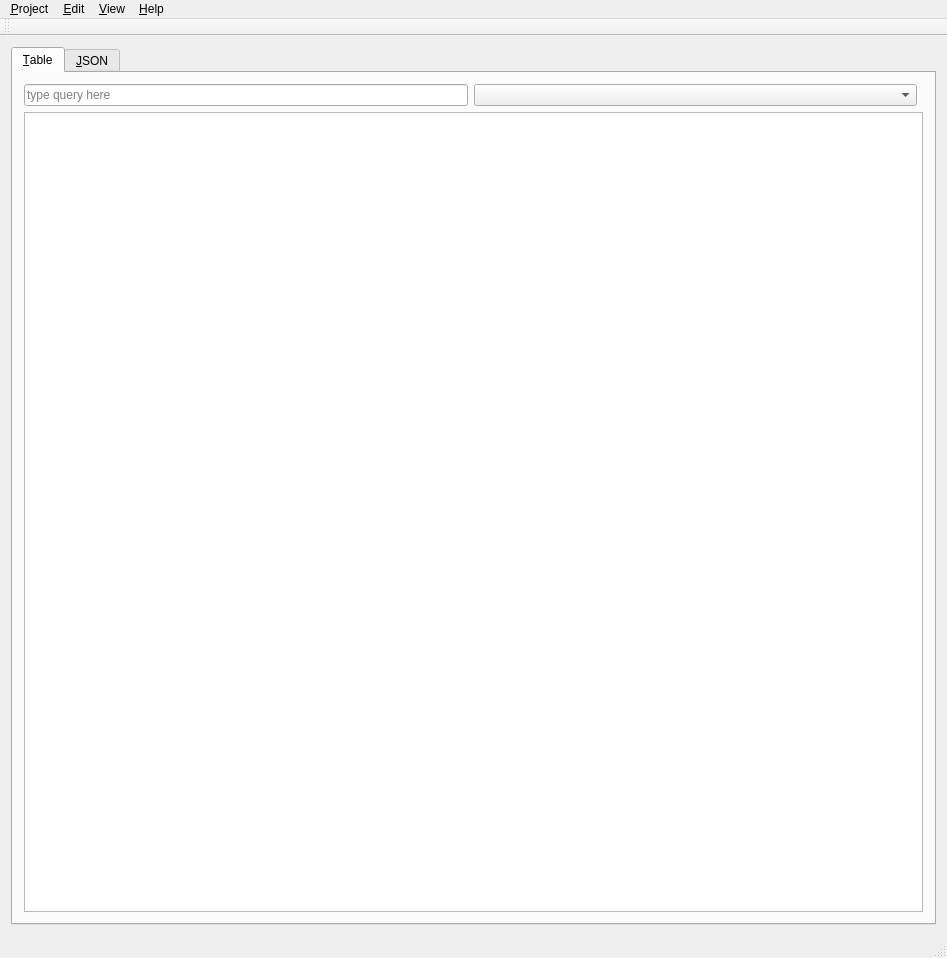
<?xml version="1.0" encoding="UTF-8"?>
<ui version="4.0">
 <class>MainWindow</class>
 <widget class="QMainWindow" name="MainWindow">
  <property name="geometry">
   <rect>
    <x>0</x>
    <y>0</y>
    <width>947</width>
    <height>958</height>
   </rect>
  </property>
  <property name="windowTitle">
   <string>Helix Explorer</string>
  </property>
  <widget class="QWidget" name="centralWidget">
   <layout class="QGridLayout" name="gridLayout">
    <item row="0" column="0">
     <widget class="QTabWidget" name="tabWidget">
      <property name="currentIndex">
       <number>0</number>
      </property>
      <widget class="QWidget" name="table_tab">
       <attribute name="title">
        <string>&amp;Table</string>
       </attribute>
       <layout class="QGridLayout" name="gridLayout_3">
        <item row="0" column="0">
         <widget class="QLineEdit" name="tableQuery">
          <property name="placeholderText">
           <string>type query here</string>
          </property>
         </widget>
        </item>
        <item row="1" column="0" colspan="3">
         <widget class="QTableView" name="tableView">
          <property name="sortingEnabled">
           <bool>true</bool>
          </property>
         </widget>
        </item>
        <item row="0" column="1">
         <widget class="QComboBox" name="tableViewSelect">
          <property name="sizePolicy">
           <sizepolicy hsizetype="MinimumExpanding" vsizetype="Fixed">
            <horstretch>0</horstretch>
            <verstretch>0</verstretch>
           </sizepolicy>
          </property>
         </widget>
        </item>
       </layout>
      </widget>
      <widget class="QWidget" name="json_tab">
       <attribute name="title">
        <string>&amp;JSON</string>
       </attribute>
       <layout class="QGridLayout" name="gridLayout_4">
        <item row="0" column="0">
         <layout class="QHBoxLayout" name="horizontalLayout">
          <item>
           <widget class="QLineEdit" name="jsonFilenameEdit">
            <property name="dragEnabled">
             <bool>true</bool>
            </property>
            <property name="placeholderText">
             <string>drop JSON files here</string>
            </property>
           </widget>
          </item>
          <item>
           <widget class="QPushButton" name="pushButton">
            <property name="text">
             <string>IDD</string>
            </property>
           </widget>
          </item>
         </layout>
        </item>
        <item row="1" column="0">
         <widget class="QListWidget" name="jsonFileList"/>
        </item>
       </layout>
      </widget>
     </widget>
    </item>
   </layout>
  </widget>
  <widget class="QMenuBar" name="menuBar">
   <property name="geometry">
    <rect>
     <x>0</x>
     <y>0</y>
     <width>947</width>
     <height>24</height>
    </rect>
   </property>
   <widget class="QMenu" name="menu_Project">
    <property name="title">
     <string>&amp;Project</string>
    </property>
    <addaction name="actionNew"/>
    <addaction name="actionOpen"/>
    <addaction name="actionSave"/>
    <addaction name="separator"/>
    <addaction name="actionImport"/>
    <addaction name="actionExport"/>
    <addaction name="separator"/>
    <addaction name="actionSettings"/>
    <addaction name="separator"/>
    <addaction name="actionQuit"/>
   </widget>
   <widget class="QMenu" name="menu_Edit">
    <property name="title">
     <string>&amp;Edit</string>
    </property>
    <addaction name="actionInsert"/>
    <addaction name="separator"/>
    <addaction name="actionCut"/>
    <addaction name="actionCopy"/>
    <addaction name="actionPaste"/>
    <addaction name="separator"/>
    <addaction name="actionNote"/>
   </widget>
   <widget class="QMenu" name="menu_View">
    <property name="title">
     <string>&amp;View</string>
    </property>
    <addaction name="actionGraph"/>
    <addaction name="actionTable"/>
   </widget>
   <widget class="QMenu" name="menu_Help">
    <property name="title">
     <string>&amp;Help</string>
    </property>
    <addaction name="actionDocumentation"/>
    <addaction name="actionContact"/>
    <addaction name="separator"/>
    <addaction name="actionAbout"/>
   </widget>
   <addaction name="menu_Project"/>
   <addaction name="menu_Edit"/>
   <addaction name="menu_View"/>
   <addaction name="menu_Help"/>
  </widget>
  <widget class="QToolBar" name="mainToolBar">
   <attribute name="toolBarArea">
    <enum>TopToolBarArea</enum>
   </attribute>
   <attribute name="toolBarBreak">
    <bool>false</bool>
   </attribute>
  </widget>
  <widget class="QStatusBar" name="statusBar"/>
  <action name="actionNew">
   <property name="text">
    <string>&amp;New</string>
   </property>
   <property name="shortcut">
    <string>Ctrl+N</string>
   </property>
  </action>
  <action name="actionOpen">
   <property name="text">
    <string>&amp;Open</string>
   </property>
   <property name="shortcut">
    <string>Ctrl+O</string>
   </property>
  </action>
  <action name="actionImport">
   <property name="text">
    <string>&amp;Import</string>
   </property>
  </action>
  <action name="actionExport">
   <property name="text">
    <string>&amp;Export</string>
   </property>
  </action>
  <action name="actionSettings">
   <property name="text">
    <string>Se&amp;ttings</string>
   </property>
   <property name="shortcut">
    <string>Ctrl+Shift+T</string>
   </property>
  </action>
  <action name="actionQuit">
   <property name="text">
    <string>&amp;Quit</string>
   </property>
   <property name="shortcut">
    <string>Ctrl+Q</string>
   </property>
  </action>
  <action name="actionInsert">
   <property name="text">
    <string>&amp;Insert</string>
   </property>
  </action>
  <action name="actionCut">
   <property name="text">
    <string>Cu&amp;t</string>
   </property>
   <property name="shortcut">
    <string>Ctrl+X</string>
   </property>
  </action>
  <action name="actionCopy">
   <property name="text">
    <string>&amp;Copy</string>
   </property>
   <property name="shortcut">
    <string>Ctrl+C</string>
   </property>
  </action>
  <action name="actionPaste">
   <property name="text">
    <string>&amp;Paste</string>
   </property>
   <property name="shortcut">
    <string>Ctrl+V</string>
   </property>
  </action>
  <action name="actionNote">
   <property name="text">
    <string>&amp;Note</string>
   </property>
   <property name="shortcut">
    <string>Ctrl+Z</string>
   </property>
  </action>
  <action name="actionGraph">
   <property name="text">
    <string>&amp;Graph</string>
   </property>
  </action>
  <action name="actionTable">
   <property name="text">
    <string>&amp;Table</string>
   </property>
  </action>
  <action name="actionDocumentation">
   <property name="text">
    <string>&amp;Documentation</string>
   </property>
   <property name="shortcut">
    <string>F1</string>
   </property>
  </action>
  <action name="actionContact">
   <property name="text">
    <string>&amp;Contact</string>
   </property>
  </action>
  <action name="actionAbout">
   <property name="text">
    <string>&amp;About</string>
   </property>
  </action>
  <action name="actionSave">
   <property name="text">
    <string>&amp;Save</string>
   </property>
   <property name="shortcut">
    <string>Ctrl+S</string>
   </property>
  </action>
 </widget>
 <layoutdefault spacing="6" margin="11"/>
 <tabstops>
  <tabstop>jsonFilenameEdit</tabstop>
  <tabstop>tableQuery</tabstop>
  <tabstop>tableView</tabstop>
  <tabstop>pushButton</tabstop>
  <tabstop>tabWidget</tabstop>
 </tabstops>
 <resources/>
 <connections/>
</ui>
